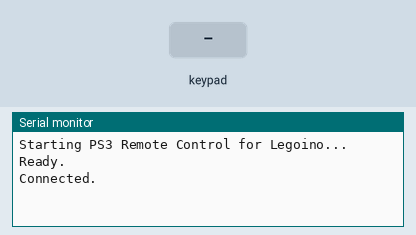
Simulated run of this sketch. Board: ESP32. Parts: the last lines printed to the serial monitor. The test bench sets the inputs (shaded band). Nothing arrives over Bluetooth unless stated.

Above: at 4.2 s.
4.3 s: key 'U' pressed
At 5.5 s:
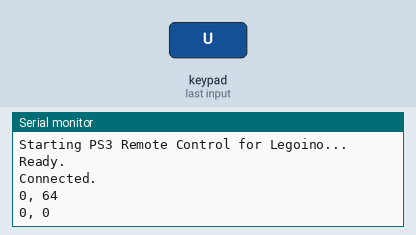
6.2 s: key 'D' pressed
At 8.1 s:
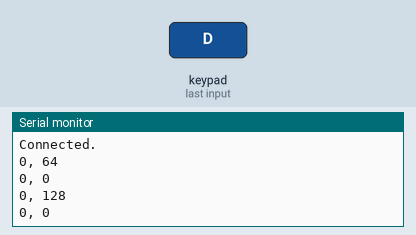
Timing chart, 0 to 9.6 s (numbered marks = the images above; inputs shaded):
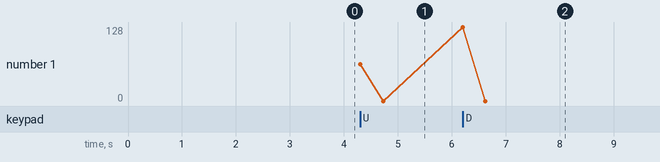

The sketch:

PS3LegoinoControl.ino
```cpp
/* PS3Legoino Control
 * Connects to a PS3 game pad and sends stick and button status via serial UART to a second ESP32 running DuploTrainControl.ino
 * (C) 2021 by Frederik Holst
 *
 * Based on the awesome ESP32-PS3 library: https://github.com/jvpernis/esp32-ps3
*/

#include <Ps3Controller.h>

// Enter the Bluetooth-Address of your PS3 controller here
const char PS3Address[] = "08:6d:41:ba:7d:5f";

int speed = 0;
int old_speed = 0;
uint8_t button = 0;
uint8_t old_button = 0;
bool analog_control = false;

void notify() {
  if(Ps3.event.button_down.cross) {
    Ps3.setRumble(100.0, 100);
    speed = 0;
  }
  if(Ps3.event.button_up.cross) {
    Ps3.setRumble(0.0);
  }
}

void onConnect() {
  Serial.println("Connected.");
  Ps3.setRumble(100.0, 500);
  delay(500);
  Ps3.setRumble(0.0, 0);
}

void setup() {
  delay(3000);
  Serial.begin(115200);
  Serial1.begin(115200, SERIAL_8N1, 17, 16);

  Serial.println("Starting PS3 Remote Control for Legoino...");

  Ps3.attach(notify);
  Ps3.attachOnConnect(onConnect);
  Ps3.begin(PS3Address);

  Serial.println("Ready.");
}

void loop() {
  if(!Ps3.isConnected()) return;

  if (abs(Ps3.data.analog.stick.ly) > 10 || abs(Ps3.data.analog.stick.ry) > 10) {
    analog_control = true;
  }
  if (analog_control == true) {
    if (abs(Ps3.data.analog.stick.ly)>abs(Ps3.data.analog.stick.ry)) {
      speed = Ps3.data.analog.stick.ly;
    } else {
      speed = Ps3.data.analog.stick.ry;
    }
    speed = -speed;
  }

  if (speed < -120) speed = -120;
  if (speed > 120) speed = 120;

  button = Ps3.data.button.triangle + \
           (Ps3.data.button.circle << 1) + \
           (Ps3.data.button.cross << 2) + \
           (Ps3.data.button.square << 3) + \
           (Ps3.data.button.select << 4) + \
           (Ps3.data.button.start << 5) + \
           (Ps3.data.button.up << 6) + \
           (Ps3.data.button.down << 7);

  if (old_speed != speed || old_button != button) {
    Serial.print(speed);
    Serial.print(", ");
    Serial.println(button);
    uint8_t sendArray[4] = {0};
    sendArray[0] = 0x7E;
    sendArray[1] = speed;
    sendArray[2] = button;
    sendArray[3] = 0x7F;
    Serial1.write(sendArray, 4);
    Serial1.flush();
    old_speed = speed;
    old_button = button;
  }
  delay(10);
}
```

Measured:
- after the input at 4.3 s, the serial monitor: prints a new line at once (image 1)
- after the input at 6.2 s, the serial monitor: prints a new line at once (image 2)
